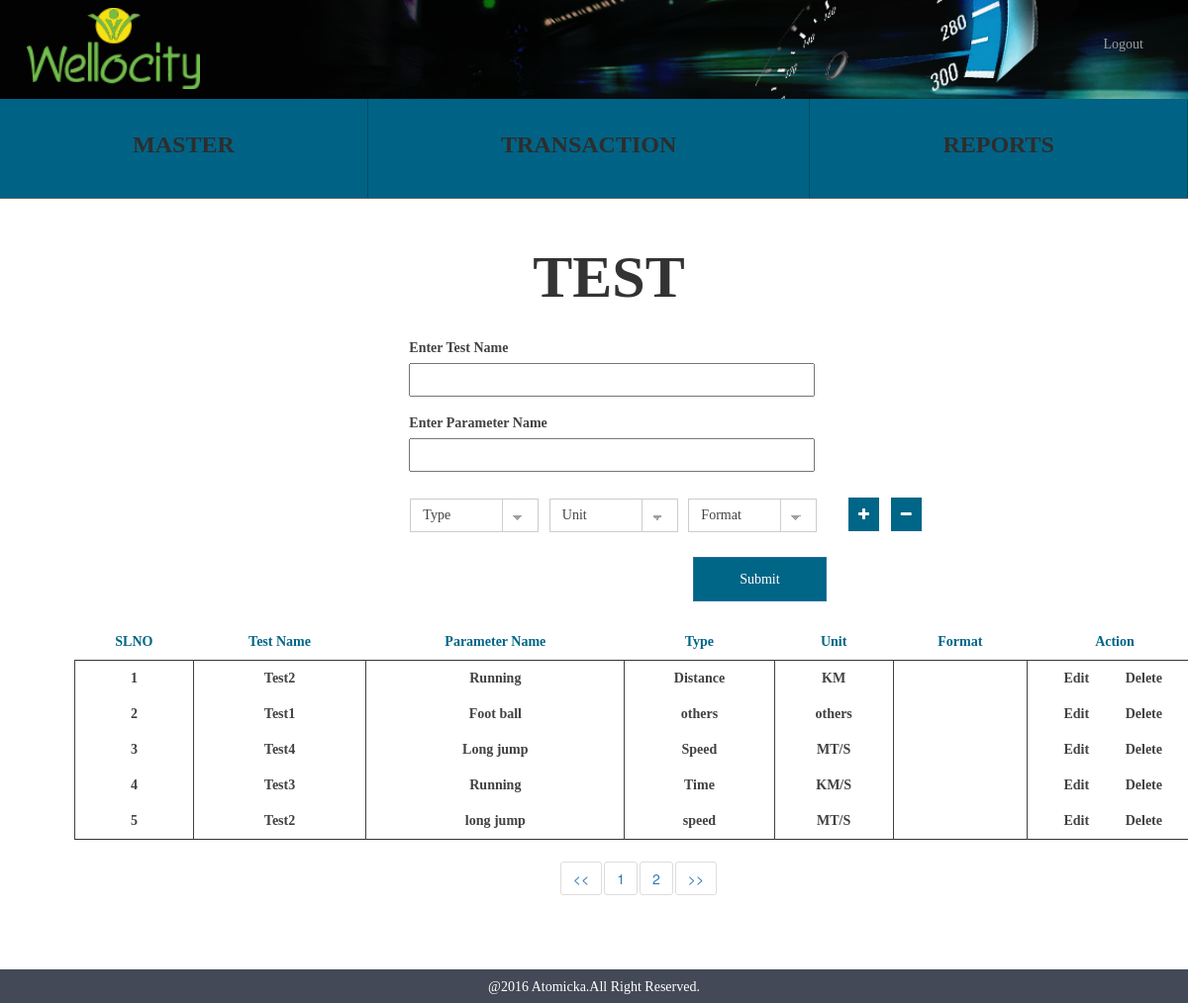
The page /test.php (signed in) on the database as committed earlier.
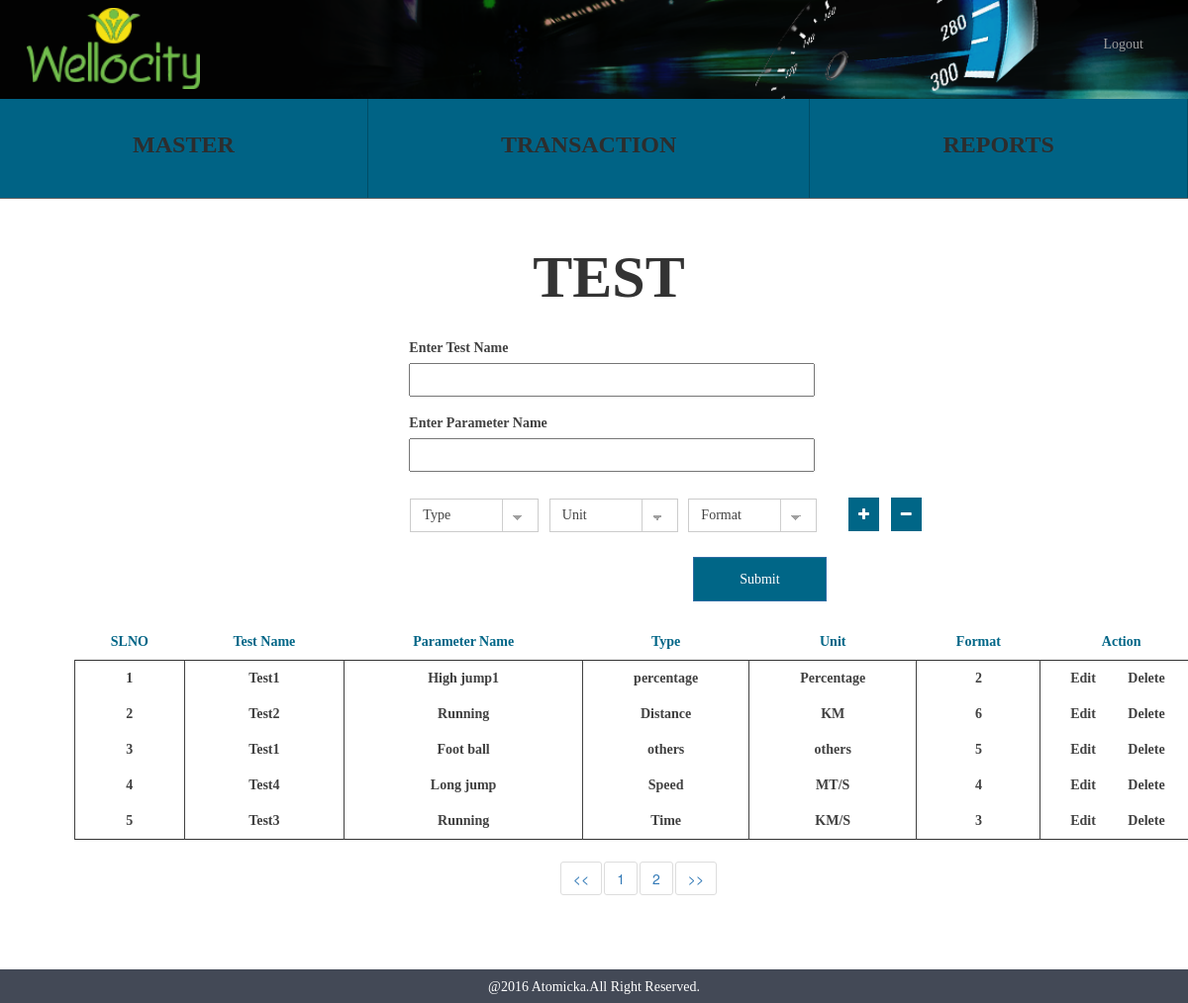
The same page on the database as committed later.
### tables this page shows
CREATE TABLE IF NOT EXISTS `wc_test_attribute` (
  `test_attribute_id` int(10) NOT NULL AUTO_INCREMENT,
  `test_id` int(10) NOT NULL,
  `test_parameter_name` varchar(250) NOT NULL,
  `test_parameter_type` varchar(150) NOT NULL,
  `test_parameter_unit` varchar(50) NOT NULL,
  `test_parameter_format` varchar(50) NOT NULL,
  `test_attribute_status` tinyint(1) NOT NULL,
  `test_attribute_createddate` timestamp NOT NULL DEFAULT CURRENT_TIMESTAMP,
  PRIMARY KEY (`test_attribute_id`),
  KEY `test_id` (`test_id`)
);

CREATE TABLE IF NOT EXISTS `wc_test` (
  `test_id` int(10) NOT NULL AUTO_INCREMENT,
  `test_name` varchar(100) NOT NULL,
  `test_status` tinyint(1) NOT NULL,
  `test_createddate` timestamp NOT NULL DEFAULT CURRENT_TIMESTAMP,
  PRIMARY KEY (`test_id`)
);

### functions/test_functions.php (called while the page is built, shortened)
<?php
class testfunction{
    public function testselectfunction(){
      $temp_arr = array();
      $res = mysql_query("SELECT * FROM wc_test_attribute INNER JOIN wc_test ON wc_test_attribute.test_id = wc_test.test_id ORDER BY test_attribute_id DESC") or die(mysql_error());
      while($row = mysql_fetch_array($res)) {
          $temp_arr[] =$row;
      }
      return $temp_arr;
      }
}
 ?>

### test.php (the view, shortened to what this page needs)
<?php
require_once "header.php";
require_once "functions/test_functions.php";
$obj = new testfunction();
?>
<div class="container">
	<div class="container align_center align_height">
		<span class="sports">TEST</span>
	</div>
	<div class="container">
		<div class="col-xs-12 col-md-11">
			<div class="col-md-4 hidden-xs"></div>
			<div class="col-xs-12 col-md-7 align_margin">
				<form id="test_form" action="functions/test_functions.php" method="post">
					<div class="form-group">
						<label>Enter Test Name</label><br>
						<input type="text" class="adjust_width" name="test_name" data-validation-error-msg="Please Enter the Test Name" data-validation="required">
					</div>
					<div class="parameter_holder1">
						<div class="clone_content" id="param_counter1">
							<div class="form-group col-md-12 schedule_btn">
								<label>Enter Parameter Name</label><br>
								<input type="text" class="adjust_width parameter_name" name="parameter_name1" data-validation-error-msg="Please Enter the Parameter Name" data-validation="required">
							</div>
							<div class="form-group parameter_type_parent">
								<div class="form-group col-md-3">
									<select class="form-control classic type_align fl parameter_type" id="type" name="type1" data-validation-error-msg="Please Select the Type of the Parameter" data-validation="required">
										<option value="">
											Type
										</option>
									</select>
								</div>
								<div class="form-group col-md-3">
									<select class="form-control classic type_align fl parameter_unit" id="unit" name="unit1" data-validation-error-msg="Please Select the Unit of the Parameter" data-validation="required">
									<option value="">Unit</option>
									</select>
								</div>
								<div class="form-group col-md-3">
									<select class="form-control classic type_align fl parameter_format" id="format" name="format1" data-validation-error-msg="Please Select the Format of the Parameter" data-validation="required">
										<option value="">Format</option>
									</select>
								</div>
							</div>
						</div>
					</div>
					<div class="form-group parameter__align col-md-3">
						<i class="fa fa-plus parameter_btn parameter_add">
						</i>
						<i class="fa fa-minus parameter_remove">
						</i>
					</div>
					<div class="col-md-9 schedule_btn">
						<input type="submit" class="btn btn-primary align_right clear test_submit_act" value="Submit">
					</div>
				</form>
			</div>
			<div class="container table-position">
			  <table class="table test_table">
			    <thead>
			      <tr class="row_color">
			        <th class="align_center">SLNO</th>
			        <th class="align_center">Test Name</th>
			        <th class="align_center">Parameter Name</th>
			        <th class="align_center">Type</th>
			        <th class="align_center">Unit</th>
			        <th class="align_center">Format</th>
			        <th class="align_center">Action</th>
			      </tr>
			    </thead>
			    <tbody>
				<?php
				$data = $obj->testselectfunction();
				$i=1;
				foreach( $data as $eachrecord ) {
				 ?>
			      <tr class="align_center delete_color">
			        <td class="test_id"><?php echo $i; ?></td>
			        <td><?php echo $eachrecord ['test_name']; ?></td>
			        <td><?php echo $eachrecord ['test_parameter_name']; ?></td>
			        <td><?php echo $eachrecord ['test_parameter_type']; ?></td>
			        <td><?php echo $eachrecord ['test_parameter_unit']; ?></td>
			        <td><?php echo $eachrecord ['test_parameter_format']; ?></td>
			        <td>
			        	<span class="edit_state edit_test" data-value="<?php echo $eachrecord ['test_attribute_id']; ?>">Edit</span>
		        		<span class="delete_state" data-value="<?php echo $eachrecord ['test_attribute_id']; ?>">Delete</span>
			        </td>
			      </tr>
			      <?php $i++;} ?>
			    </tbody>
			  </table>
			</div>
		</div>
	</div>
</div>
<?php require_once "footer.php" ?>

### header.php (shortened to what this page needs)
<!DOCTYPE html>
<html>
<head>
    <link rel="stylesheet" type="text/css" href="css/style.css">
    <link rel="stylesheet" type="text/css" href="css/bootstrap.css">
    <link rel="stylesheet" type="text/css" href="css/dateselector.css">
    <link rel="stylesheet" type="text/css" href="css/font-awesome.css">
</head>
<body>
  <nav class="navbar navbar-inverse header_bg">
      <div class="container header_content">
        <div class="navbar-header">
            <a class="logo_img" href="index.php"></a>
        </div>
        <div class="collapse navbar-collapse" id="myNavbar">
            <ul class="nav navbar-nav navbar-right">
                <?php if(!isset($_SESSION['login'])) { ?>
                <?php }else{ ?>
                    <li><a href="logout.php">Logout</a></li>
                <?php } ?>
            </ul>
        </div>
      </div>
  </nav>
<?php if(isset($_SESSION['login'])) { ?>
    <div class="container-fluid menu_list">
      <ul class="nav nav-justified navbar-default nav_holder">
        <?php if($_SESSION['usertype']=='administrator') { ?>
        <li class="dropdown master-holder">
          <a href="#" data-target="#one">MASTER</a>
        </li>
        <?php } ?>
        <li class="dropdown transaction-holder">
          <a href="#" data-target="#two">TRANSACTION</a>
        </li>
        <li class="dropdown report-holder">
          <a href="reports.php">REPORTS</a>
        </li>
      </ul>
    </div>
    <div class="container-fluid menu_list">
      <nav id="submenu">
        <ul class="nav nav-justified submenu-align">
          <li>
           </li>
           <li>
            </li>
        </ul>
      </nav>
    </div>
<?php } ?>

### footer.php (shortened to what this page needs)
<div class="footer col-md-12">
    <span class="footer_txt col-md-12">@2016 Atomicka.All Right Reserved.</span>
</div>
</body>
</html>

### css/style.css (style rules this page uses)
.header_bg { background: url("../images/header.png"); background-color: transparent; background-size: cover; border: medium none !important; border-radius: 0 !important; width: 100%; min-height: 30px; }
@media (min-width: 768px) { .header_bg { background: url("../images/header.png"); background-color: transparent; background-size: cover; border: medium none !important; border-radius: 0 !important; height: 100px; width: 100%; margin: 0 !important; } }
.logo_img { background: url("../images/logo.png") no-repeat scroll 0 0 / 120px auto; height: 70px; left: 12px; position: absolute; top: 3px; width: 200px; }
@media (min-width: 768px) { .logo_img { background: url("../images/logo.png") no-repeat scroll 0 0 / 175px auto; height: 85px; left: 12px; position: absolute; top: -12px; width: 200px; } }
.header_content { position: relative; top: 0px; font-family: Montserrat; }
@media (min-width: 768px) { .header_content { position: relative; top: 20px; font-family: Montserrat; } }
.footer_txt { background: hsl(220, 12%, 30%) none repeat scroll 0 0; color: hsl(0, 0%, 100%); font-family: Montserrat; height: 34px; padding: 8px 0 0; text-align: center; width: 100%; bottom: 0; position: relative !important; }
.align_center { text-align: center; }
.align_right { float: right; }
.sports { font-size: 60px; font-weight: bold; position: relative; font-family: Montserrat; }
.align_margin { margin-bottom:23px; }
.align_height { line-height: 2; }
.fl { float: left; }
.row_color { color: #006687; font-family: Montserrat; }
.delete_color { color: #414141; font-weight: bold; font-family: Montserrat; }
.clear { background-color: #006687 !important; color: #fff !important; height: 45px; width: 135px; border-radius: 0 !important; font-weight: bold; font-family: Montserrat; margin-right: 0px; }
.adjust_width { width: 410px !important; height: 34px; box-shadow: none !important; }
.table > thead > tr > th, .table > tbody > tr > th, .table > tfoot > tr > th, .table > thead > tr > td, .table > tbody > tr > td, .table > tfoot > tr > td { border-top: 0 !important; }
.table > thead > tr > th { border-bottom: 1px !important; }
.table > tbody { border:1px solid !important; }
.table > tbody td { border:1px solid; border-bottom: 0 !important }
.table > thead { border-bottom: 1px solid; }
#submenu { background-color: hsl(0, 0%, 100%); }
.menu_list { padding: 0 !important; width: 100%; }
.nav_holder { background-color: hsl(195, 100%, 26%) !important; border-color: hsl(195, 100%, 26%) !important; }
.nav_holder li a { color: #2d2d2d; font-size: 24px; font-family: Montserrat; line-height: 3; font-weight: bold; }
.nav_holder li { border-right: 1px solid hsl(195, 100%, 20%); height: 100px; }
.submenu-align { height: 63px; position: absolute; z-index: 1; }
.submenu-align > li { border-bottom: 1px solid #636363; line-height: 3; }
select.classic { background-image: linear-gradient(45deg, transparent 50%, #a0a0a0 50%), linear-gradient(135deg, #a0a0a0 50%, transparent 50%), linear-gradient(to right, #ccc, #ccc); background-position: calc(100% - 20px) calc(1em + 2px), calc(100% - 15px) calc(1em + 2px), calc(100% - 2.5em) -0.5em; background-size: 5px 5px, 5px 5px, 0.07em 3.5em; background-repeat: no-repeat; cursor: pointer; }
select { -moz-appearance: none; -webkit-appearance:none; appearance: none; }
.navbar { margin-bottom:-1px; border-radius:0; }
#submenu { margin-bottom:20px; }
.edit_state,.edit_district { cursor: pointer; position: relative; right: 20px; }
.delete_state,.delete_district { cursor: pointer; float: right; position: relative; right: 20%; }
.schedule_btn { padding: 0 !important; }
.type_align { border-radius: 0 !important; box-shadow: none !important; height: 34px; margin: 12px 0 10px 20px; position: relative; right: 34px; width: 130px !important; font-family: Montserrat; color: #424242 !important; }
.parameter_remove { background: #006687 none repeat scroll 0 0; color: #fff; cursor: pointer; left: 0; padding: 10px; position: relative; top: 1px; }
.parameter_add { background: #006687 none repeat scroll 0 0; color: #fff; cursor: pointer; left: -8px; padding: 10px; position: relative; top: 1px; }
label { color: #414141 !important; font-family: Montserrat; }
button, input, optgroup, select, textarea { font-family: Montserrat !important; }
.footer { padding: 0 !important; }
.submenu-align > li { position: absolute !important; width: 100% !important; }
.parameter__align { left: 15px; position: relative; top: 10px; }

Rows that differ between the two databases and show on the page:
no longer on this page (row edited): wc_test_attribute: test.test_name "Test2", test_parameter_name "long jump", test_parameter_type "speed", test_parameter_unit "MT/S", $eachrecord ['test_attribute_id'] 2 (drawn)
added wc_test_attribute: test.test_name "Test1", test_parameter_name "High jump1", test_parameter_type "percentage", test_parameter_unit "Percentage", test_parameter_format "2", $eachrecord ['test_attribute_id'] 7 (drawn)
changed wc_test_attribute "Distance": test_parameter_format (not shown) → "6"
changed wc_test_attribute "Foot ball": test_parameter_format (not shown) → "5"
changed wc_test_attribute "Long jump": test_parameter_format (not shown) → "4"
changed wc_test_attribute "Time": test_parameter_format (not shown) → "3"
